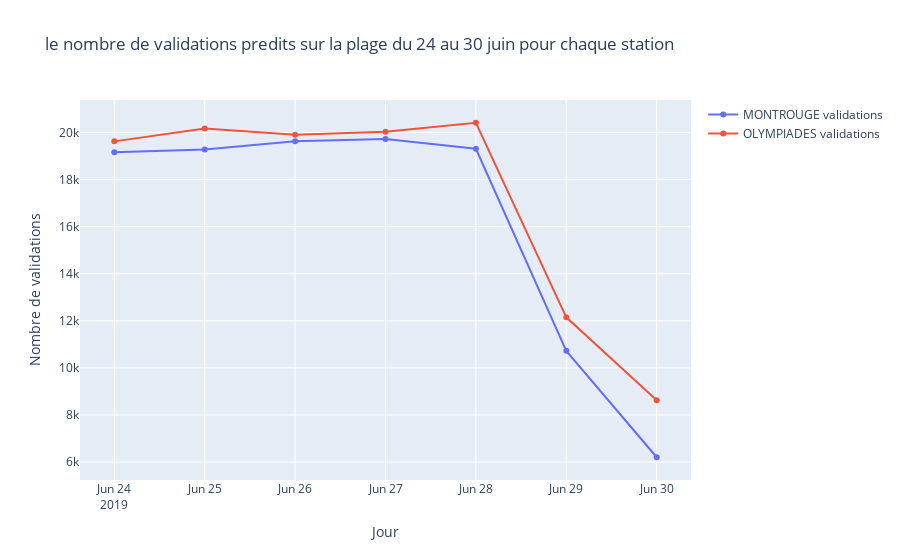

Write notebook code for a chart like this one.
### Markdown cell above
### Visualisation selon la station

### Code cell
fig = go.Figure()

data1 = test_dates[ test_dates['LIBELLE_ARRET'] == 'M. MONTROUGE']
data2 = test_dates[ test_dates['LIBELLE_ARRET'] == 'OLYMPIADES']

# Add traces#test_dates
fig.add_trace(go.Scatter(x = data1.JOUR.values, y = data1.Predicted_NB_VALD.values,
                    mode='lines+markers',
                    name='MONTROUGE validations'))
fig.add_trace(go.Scatter(x = data2.JOUR.values, y = data2.NB_VALD.values,
                    mode='lines+markers',
                    name='OLYMPIADES validations'))

fig.update_layout(
    title="le nombre de validations predits sur la plage du 24 au 30 juin pour chaque station",
    xaxis_title="Jour",
    yaxis_title="Nombre de validations",
)

fig.show()

### Figure 1 — Plotly figure (JSON) as saved in the notebook; plotly's stock layout.template omitted (floating-point values rounded to 4 significant figures)
{"data": [{"mode": "lines+markers", "name": "MONTROUGE validations", "type": "scatter", "x": ["2019-06-24", "2019-06-25", "2019-06-26", "2019-06-27", "2019-06-28", "2019-06-29", "2019-06-30"], "y": [19158, 19276, 19631, 19725, 19309, 10725, 6205]}, {"mode": "lines+markers", "name": "OLYMPIADES validations", "type": "scatter", "x": ["2019-06-24", "2019-06-25", "2019-06-26", "2019-06-27", "2019-06-28", "2019-06-29", "2019-06-30"], "y": [19622, 20171, 19905, 20030, 20413, 12147, 8629]}], "layout": {"title": {"text": "le nombre de validations predits sur la plage du 24 au 30 juin pour chaque station"}, "xaxis": {"title": {"text": "Jour"}}, "yaxis": {"title": {"text": "Nombre de validations"}}}}
